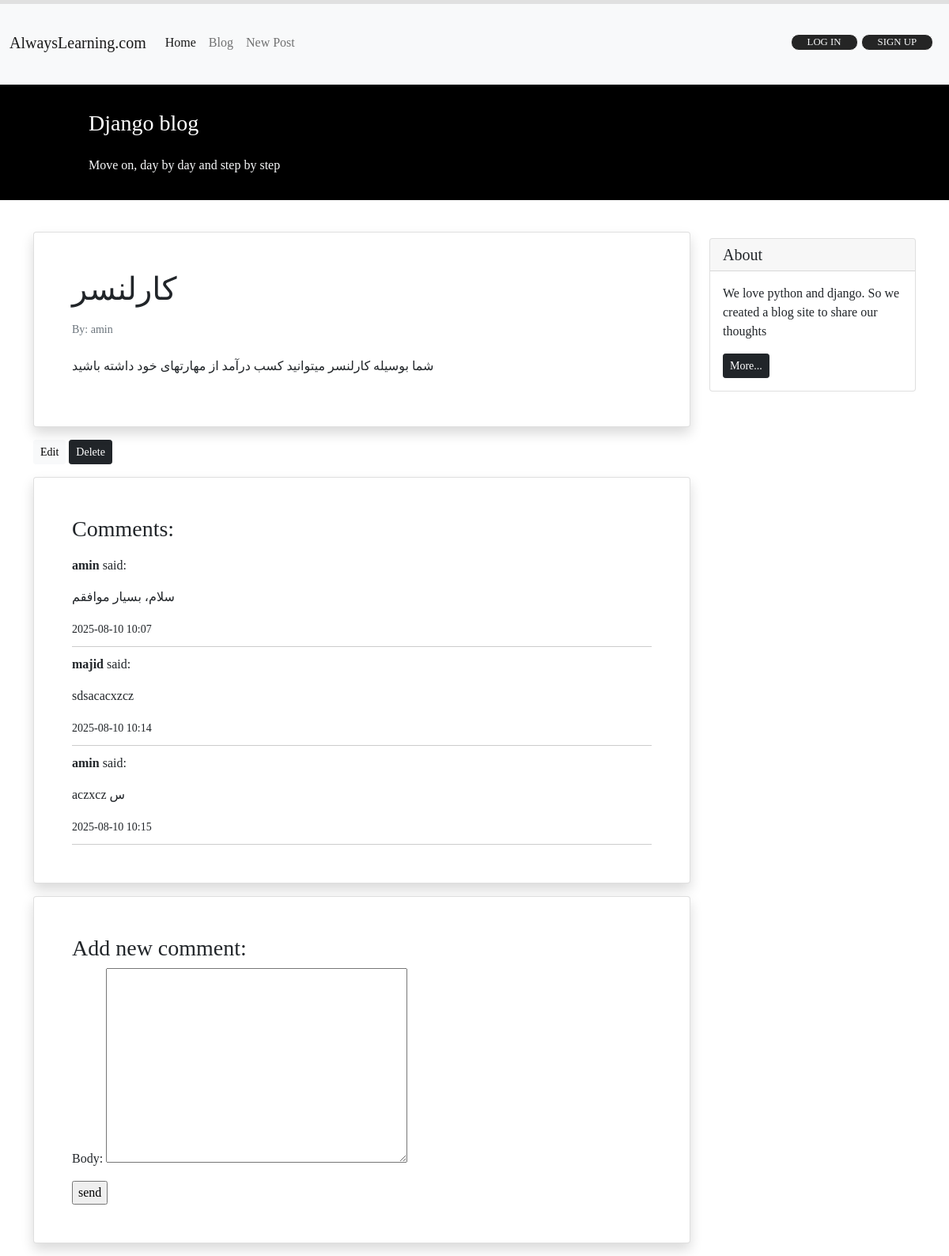
Screenshot of /blog/20/ with the database file from the repository.
### blog/models.py (models this page shows, shortened)
class Post(models.Model):
   STATUS_CHOICES = (
      ('pub', 'Published'),
      ('drf', 'Draft'),
   )
   title = models.CharField(max_length = 50)
   text = models.TextField()
   author = models.ForeignKey('auth.User', on_delete = models.CASCADE)
   datetime_created = models.DateTimeField(auto_now_add = True)
   datetime_modified = models.DateTimeField(auto_now = True)
   status = models.CharField(choices = STATUS_CHOICES, max_length = 3)

class Comment(models.Model):
   post = models.ForeignKey(Post,
                             on_delete=models.CASCADE,
                             related_name='comments')
   author = models.ForeignKey(get_user_model(),
                               on_delete=models.CASCADE,
                               related_name='comments')
   body = models.TextField()
   active = models.BooleanField(default=True)
   date_time_created = models.DateTimeField(auto_now=True)

### blog/views.py (the view)
# urls.py: path('<int:pk>/', views.PostDetailView.as_view(), name='post_detail'),
class PostDetailView(generic.DetailView):
    model = Post
    form_class = CommentForm
    template_name = 'blog/post_detail.html'
    context_object_name = 'post'
    def get_context_data(self, **kwargs):
        context = super().get_context_data(**kwargs)
        context['comment_form'] = CommentForm()
        context['comments'] = self.object.comments.filter(active=True)
        return context

### blog/forms.py
class CommentForm(forms.ModelForm):
    class Meta:
        model = Comment
        fields = ['body',]

### blog/templates/blog/post_detail.html (shortened to what this page needs)
{% extends '_base.html' %}
{% block page_content %}
     <div class="container mt-4">
        <div class="row">
            <div class="col-9">
                <div class="card shadow my-3 p-5">
                    <h1>{{ post.title }}</h1>
                    <p class="small text-muted mt-2">By: {{ post.author }}</p>
                    <p class="mt-2">{{ post.text }}</p>
                </div>
                <a href="{% url 'post_update' post.id %}" class="btn btn-sm btn-light">Edit</a>
                <a href="{% url 'post_delete' post.id %}" class="btn btn-sm btn-dark">Delete</a>
                <div class="card shadow my-3 p-5">
                    <h3>Comments:</h3>
                        {% for comment in comments %}
                            <div class="comment" style="padding: 10px 0; border-bottom: 1px solid #ccc;">
                                <p><strong>{{ comment.author }}</strong> said:</p>
                                <p>{{ comment.body }}</p>
                                <small>{{ comment.date_time_created|date:"Y-m-d H:i" }}</small>
                            </div>
                        {% empty %}
                            <p>No comments yet.</p>
                        {% endfor %}
                </div>
                <div class="card shadow my-3 p-5">
                    <h3>Add new comment:</h3>
                    <form action="{% url 'comment_create' post.id %}" method="POST">
                        {{ comment_form.as_p }}
                        <input type="submit" value="send">
                    </form>
                </div>
            </div>
            <div class="col-3">
                    <div class="card my-4">
                        <h5 class="card-header">About</h5>
                        <div class="card-body">
                            <p class="card-text">We love python and django. So we created a blog site to share our
                                thoughts</p>
                            <a href="#"
                            class="btn btn-sm btn-dark">
                                More...
                            </a>
                        </div>
                    </div>
            </div>
        </div>
    </div>
{% endblock page_content %}

### rows the page displays
Post: title "کارلنسر", author "amin", text "شما بوسیله کارلنسر میتوانید کسب درآمد از مهارتهای خود داشته باشید"
Comment: author "amin", body "سلام، بسیار موافقم", date_time_created "2025-08-10 10:07"
Comment: author "majid", body "sdsacacxzcz", date_time_created "2025-08-10 10:14"
Comment: author "amin", body "aczxcz س", date_time_created "2025-08-10 10:15"
